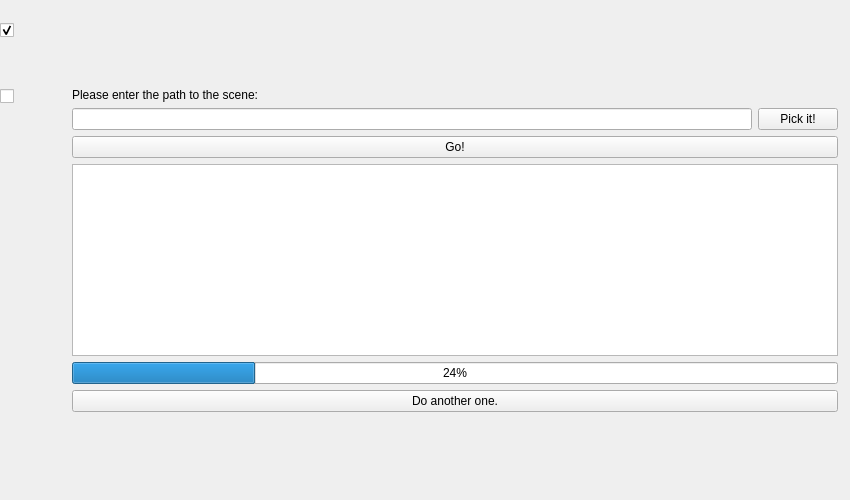
<?xml version="1.0" encoding="UTF-8"?>
<ui version="4.0">
 <class>Form</class>
 <widget class="QWidget" name="Form">
  <property name="geometry">
   <rect>
    <x>0</x>
    <y>0</y>
    <width>850</width>
    <height>500</height>
   </rect>
  </property>
  <property name="windowTitle">
   <string>Alembic Tool</string>
  </property>
  <layout class="QHBoxLayout" name="horizontalLayout_2">
   <property name="spacing">
    <number>0</number>
   </property>
   <property name="margin">
    <number>0</number>
   </property>
   <item>
    <widget class="QWidget" name="tabBar" native="true">
     <layout class="QVBoxLayout" name="verticalLayout_7">
      <property name="spacing">
       <number>-1</number>
      </property>
      <property name="margin">
       <number>0</number>
      </property>
      <item>
       <widget class="QCheckBox" name="but_tab_convert">
        <property name="sizePolicy">
         <sizepolicy hsizetype="Fixed" vsizetype="Fixed">
          <horstretch>0</horstretch>
          <verstretch>0</verstretch>
         </sizepolicy>
        </property>
        <property name="minimumSize">
         <size>
          <width>60</width>
          <height>60</height>
         </size>
        </property>
        <property name="baseSize">
         <size>
          <width>35</width>
          <height>35</height>
         </size>
        </property>
        <property name="text">
         <string/>
        </property>
        <property name="checkable">
         <bool>true</bool>
        </property>
        <property name="checked">
         <bool>true</bool>
        </property>
        <property name="autoExclusive">
         <bool>true</bool>
        </property>
       </widget>
      </item>
      <item>
       <widget class="QCheckBox" name="but_tab_history">
        <property name="sizePolicy">
         <sizepolicy hsizetype="Fixed" vsizetype="Fixed">
          <horstretch>0</horstretch>
          <verstretch>0</verstretch>
         </sizepolicy>
        </property>
        <property name="minimumSize">
         <size>
          <width>60</width>
          <height>60</height>
         </size>
        </property>
        <property name="baseSize">
         <size>
          <width>35</width>
          <height>35</height>
         </size>
        </property>
        <property name="text">
         <string/>
        </property>
        <property name="checkable">
         <bool>true</bool>
        </property>
        <property name="checked">
         <bool>false</bool>
        </property>
        <property name="autoExclusive">
         <bool>true</bool>
        </property>
       </widget>
      </item>
      <item>
       <spacer name="verticalSpacer_3">
        <property name="orientation">
         <enum>Qt::Vertical</enum>
        </property>
        <property name="sizeHint" stdset="0">
         <size>
          <width>20</width>
          <height>40</height>
         </size>
        </property>
       </spacer>
      </item>
     </layout>
    </widget>
   </item>
   <item>
    <widget class="QStackedWidget" name="stackedWidget">
     <property name="lineWidth">
      <number>0</number>
     </property>
     <property name="currentIndex">
      <number>0</number>
     </property>
     <widget class="QWidget" name="page_convert">
      <layout class="QVBoxLayout" name="verticalLayout_2">
       <property name="margin">
        <number>12</number>
       </property>
       <item>
        <spacer name="verticalSpacer">
         <property name="orientation">
          <enum>Qt::Vertical</enum>
         </property>
         <property name="sizeHint" stdset="0">
          <size>
           <width>20</width>
           <height>30</height>
          </size>
         </property>
        </spacer>
       </item>
       <item>
        <layout class="QVBoxLayout" name="verticalLayout">
         <item>
          <widget class="QFrame" name="frame_convert">
           <property name="frameShape">
            <enum>QFrame::NoFrame</enum>
           </property>
           <property name="frameShadow">
            <enum>QFrame::Raised</enum>
           </property>
           <layout class="QVBoxLayout" name="verticalLayout_3">
            <property name="spacing">
             <number>-1</number>
            </property>
            <property name="margin">
             <number>0</number>
            </property>
            <item>
             <widget class="QLabel" name="label">
              <property name="text">
               <string>Please enter the path to the scene:</string>
              </property>
             </widget>
            </item>
            <item>
             <layout class="QHBoxLayout" name="horizontalLayout">
              <item>
               <widget class="QLineEdit" name="le_scenePath"/>
              </item>
              <item>
               <widget class="QPushButton" name="but_pick">
                <property name="text">
                 <string>Pick it!</string>
                </property>
               </widget>
              </item>
             </layout>
            </item>
            <item>
             <widget class="QPushButton" name="but_go">
              <property name="text">
               <string>Go!</string>
              </property>
             </widget>
            </item>
           </layout>
          </widget>
         </item>
         <item>
          <widget class="QFrame" name="frame_progress">
           <property name="frameShape">
            <enum>QFrame::NoFrame</enum>
           </property>
           <property name="frameShadow">
            <enum>QFrame::Raised</enum>
           </property>
           <layout class="QVBoxLayout" name="verticalLayout_4">
            <property name="spacing">
             <number>-1</number>
            </property>
            <property name="margin">
             <number>0</number>
            </property>
            <item>
             <widget class="QTextEdit" name="te_activeLog"/>
            </item>
            <item>
             <widget class="QProgressBar" name="progressBar">
              <property name="value">
               <number>24</number>
              </property>
             </widget>
            </item>
            <item>
             <widget class="QPushButton" name="but_another">
              <property name="text">
               <string>Do another one.</string>
              </property>
             </widget>
            </item>
           </layout>
          </widget>
         </item>
        </layout>
       </item>
       <item>
        <spacer name="verticalSpacer_2">
         <property name="orientation">
          <enum>Qt::Vertical</enum>
         </property>
         <property name="sizeHint" stdset="0">
          <size>
           <width>20</width>
           <height>42</height>
          </size>
         </property>
        </spacer>
       </item>
      </layout>
      <zorder>verticalSpacer_2</zorder>
      <zorder>verticalSpacer</zorder>
     </widget>
     <widget class="QWidget" name="page_history">
      <layout class="QVBoxLayout" name="verticalLayout_5">
       <item>
        <widget class="QLabel" name="label_8">
         <property name="text">
          <string>Scenes Converted</string>
         </property>
        </widget>
       </item>
       <item>
        <widget class="QTableView" name="list_scenes"/>
       </item>
       <item>
        <widget class="QFrame" name="frame_3">
         <property name="frameShape">
          <enum>QFrame::NoFrame</enum>
         </property>
         <property name="frameShadow">
          <enum>QFrame::Raised</enum>
         </property>
         <layout class="QVBoxLayout" name="verticalLayout_6">
          <property name="margin">
           <number>0</number>
          </property>
          <item>
           <layout class="QGridLayout" name="gridLayout_2">
            <item row="1" column="2">
             <spacer name="horizontalSpacer">
              <property name="orientation">
               <enum>Qt::Horizontal</enum>
              </property>
              <property name="sizeHint" stdset="0">
               <size>
                <width>40</width>
                <height>20</height>
               </size>
              </property>
             </spacer>
            </item>
            <item row="1" column="3">
             <widget class="QLabel" name="label_3">
              <property name="text">
               <string>Date:</string>
              </property>
             </widget>
            </item>
            <item row="1" column="4">
             <widget class="QLabel" name="label_sceneDate">
              <property name="text">
               <string>TextLabel</string>
              </property>
             </widget>
            </item>
            <item row="2" column="2">
             <spacer name="horizontalSpacer_3">
              <property name="orientation">
               <enum>Qt::Horizontal</enum>
              </property>
              <property name="sizeHint" stdset="0">
               <size>
                <width>40</width>
                <height>20</height>
               </size>
              </property>
             </spacer>
            </item>
            <item row="2" column="3">
             <widget class="QLabel" name="label_4">
              <property name="text">
               <string>Status:</string>
              </property>
             </widget>
            </item>
            <item row="2" column="4">
             <widget class="QLabel" name="label_sceneStatus">
              <property name="text">
               <string>TextLabel</string>
              </property>
             </widget>
            </item>
            <item row="0" column="4">
             <widget class="QLabel" name="label_sceneName">
              <property name="text">
               <string>TextLabel</string>
              </property>
             </widget>
            </item>
            <item row="0" column="3">
             <widget class="QLabel" name="label_2">
              <property name="text">
               <string>Scene:</string>
              </property>
             </widget>
            </item>
            <item row="2" column="0">
             <widget class="QLabel" name="label_9">
              <property name="text">
               <string>Conversion Log</string>
              </property>
             </widget>
            </item>
           </layout>
          </item>
          <item>
           <widget class="QTextEdit" name="te_SceneLog"/>
          </item>
         </layout>
        </widget>
       </item>
      </layout>
     </widget>
    </widget>
   </item>
  </layout>
 </widget>
 <resources/>
 <connections/>
</ui>
